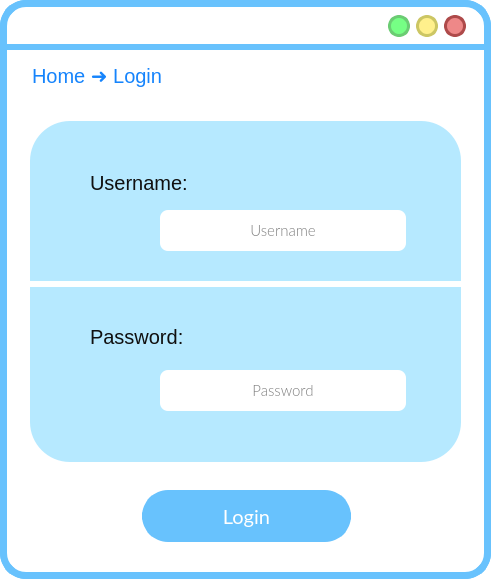
<?xml version="1.0" encoding="UTF-8"?>
<ui version="4.0">
 <class>MainWindow</class>
 <widget class="QMainWindow" name="MainWindow">
  <property name="geometry">
   <rect>
    <x>0</x>
    <y>0</y>
    <width>491</width>
    <height>579</height>
   </rect>
  </property>
  <property name="windowTitle">
   <string>MainWindow</string>
  </property>
  <property name="styleSheet">
   <string notr="true">QWidget{
background:rgb(255, 255, 255);
border-radius:26px;
border-color:rgb(104, 194, 253);
border-style: solid;
border-width:7;
}
QLabel{
border-width:0;
font: 18pt &quot;Lato Light&quot;;
}</string>
  </property>
  <widget class="QWidget" name="centralwidget">
   <widget class="QLabel" name="label">
    <property name="geometry">
     <rect>
      <x>0</x>
      <y>44</y>
      <width>641</width>
      <height>6</height>
     </rect>
    </property>
    <property name="styleSheet">
     <string notr="true">background-color:rgb(104, 194, 253);</string>
    </property>
    <property name="text">
     <string/>
    </property>
   </widget>
   <widget class="QLabel" name="riquadroAzzurro">
    <property name="enabled">
     <bool>false</bool>
    </property>
    <property name="geometry">
     <rect>
      <x>30</x>
      <y>121</y>
      <width>431</width>
      <height>341</height>
     </rect>
    </property>
    <property name="styleSheet">
     <string notr="true">QLabel{
background-color: rgb(182, 233, 255);
border-width:0;
border-radius:40px;
}</string>
    </property>
    <property name="text">
     <string/>
    </property>
   </widget>
   <widget class="QLabel" name="label_3">
    <property name="geometry">
     <rect>
      <x>30</x>
      <y>281</y>
      <width>451</width>
      <height>6</height>
     </rect>
    </property>
    <property name="text">
     <string/>
    </property>
   </widget>
   <widget class="QLabel" name="label_2">
    <property name="geometry">
     <rect>
      <x>90</x>
      <y>204</y>
      <width>50</width>
      <height>50</height>
     </rect>
    </property>
    <property name="styleSheet">
     <string notr="true">QLabel{
background-color: rgba(255, 85, 85,0);
}</string>
    </property>
    <property name="text">
     <string/>
    </property>
    <property name="pixmap">
     <pixmap>res/person_FILL1_wght600_GRAD200_opsz48_risultato.png</pixmap>
    </property>
    <property name="scaledContents">
     <bool>true</bool>
    </property>
   </widget>
   <widget class="QLabel" name="usernameLabel">
    <property name="geometry">
     <rect>
      <x>90</x>
      <y>157</y>
      <width>181</width>
      <height>51</height>
     </rect>
    </property>
    <property name="styleSheet">
     <string notr="true">QLabel{
background-color: rgba(255, 255, 255,0);
color: rgba(16, 16, 16);
font-size: 20px;	
font: 17pt &quot;Lato Light&quot;;
}</string>
    </property>
    <property name="text">
     <string>Username:</string>
    </property>
   </widget>
   <widget class="QLabel" name="passwordLabel">
    <property name="geometry">
     <rect>
      <x>90</x>
      <y>311</y>
      <width>181</width>
      <height>51</height>
     </rect>
    </property>
    <property name="styleSheet">
     <string notr="true">QLabel{
background-color: rgba(255, 255, 255,0);
color: rgba(16, 16, 16);
font-size: 20px;	
font: 17pt &quot;Lato Light&quot;;
}</string>
    </property>
    <property name="text">
     <string>Password:</string>
    </property>
   </widget>
   <widget class="QLabel" name="label_6">
    <property name="geometry">
     <rect>
      <x>90</x>
      <y>361</y>
      <width>50</width>
      <height>50</height>
     </rect>
    </property>
    <property name="styleSheet">
     <string notr="true">QLabel{
background-color: rgba(255, 85, 85,0);
}</string>
    </property>
    <property name="text">
     <string/>
    </property>
    <property name="pixmap">
     <pixmap>res/key_FILL1_wght600_GRAD200_opsz48_risultato.png</pixmap>
    </property>
    <property name="scaledContents">
     <bool>true</bool>
    </property>
   </widget>
   <widget class="QLabel" name="label_7">
    <property name="geometry">
     <rect>
      <x>32</x>
      <y>50</y>
      <width>211</width>
      <height>51</height>
     </rect>
    </property>
    <property name="styleSheet">
     <string notr="true">QLabel{
font-size: 20px;
text-align: left;
background-color: rgba(255, 255, 255,0);
color: #1684FC;
font: 14pt &quot;Lato&quot;;
}</string>
    </property>
    <property name="text">
     <string>Home ➜ Login</string>
    </property>
   </widget>
   <widget class="QLabel" name="indietroLabel">
    <property name="geometry">
     <rect>
      <x>420</x>
      <y>63</y>
      <width>38</width>
      <height>38</height>
     </rect>
    </property>
    <property name="font">
     <font>
      <family>Lato Light</family>
      <pointsize>18</pointsize>
      <weight>50</weight>
      <italic>false</italic>
      <bold>false</bold>
     </font>
    </property>
    <property name="cursor">
     <cursorShape>PointingHandCursor</cursorShape>
    </property>
    <property name="autoFillBackground">
     <bool>false</bool>
    </property>
    <property name="styleSheet">
     <string notr="true">background-color: rgba(255, 255, 255,0);</string>
    </property>
    <property name="text">
     <string/>
    </property>
    <property name="pixmap">
     <pixmap>res/arrow_back_FILL1_wght700_GRAD200_opsz48_risultato.png</pixmap>
    </property>
    <property name="scaledContents">
     <bool>true</bool>
    </property>
   </widget>
   <widget class="QPushButton" name="ricercaButton">
    <property name="geometry">
     <rect>
      <x>142</x>
      <y>490</y>
      <width>209</width>
      <height>52</height>
     </rect>
    </property>
    <property name="font">
     <font>
      <family>Lato</family>
      <pointsize>15</pointsize>
      <weight>50</weight>
      <italic>false</italic>
      <bold>false</bold>
     </font>
    </property>
    <property name="cursor">
     <cursorShape>PointingHandCursor</cursorShape>
    </property>
    <property name="autoFillBackground">
     <bool>false</bool>
    </property>
    <property name="styleSheet">
     <string notr="true">QPushButton{
 background-color:rgb(104, 194, 253);
 border-style: solid;
 border-radius:26px;
color: rgb(255, 255, 255);
	font: 15pt &quot;Lato&quot;;
}

QPushButton::hover{


	border-color : rgb(15, 138, 204);
	color: white;
border-width:0;
}

QPushButton::pressed{
	border-color:rgb(104, 194, 253);
	border-width:4;
	background-color : white;
	color:rgb(104, 194, 253);
}
</string>
    </property>
    <property name="text">
     <string>Login</string>
    </property>
   </widget>
   <widget class="QLineEdit" name="passwordLineEdit">
    <property name="geometry">
     <rect>
      <x>160</x>
      <y>370</y>
      <width>246</width>
      <height>41</height>
     </rect>
    </property>
    <property name="font">
     <font>
      <family>Lato Light</family>
      <pointsize>11</pointsize>
     </font>
    </property>
    <property name="styleSheet">
     <string notr="true">QLineEdit{
background:rgb(255, 255, 255);
border-radius:8px;
border-color:rgb(104, 194, 253);
border-style: solid;
border-width:0;
}
QLineEdit::focus{
background:rgb(255, 255, 255);
border-radius:8px;
border-color:rgb(104, 194, 253);
border-style: solid;
border-width:3;
}</string>
    </property>
    <property name="text">
     <string/>
    </property>
    <property name="alignment">
     <set>Qt::AlignCenter</set>
    </property>
    <property name="placeholderText">
     <string>Password</string>
    </property>
   </widget>
   <widget class="QLineEdit" name="usernameLineEdit">
    <property name="geometry">
     <rect>
      <x>160</x>
      <y>210</y>
      <width>246</width>
      <height>41</height>
     </rect>
    </property>
    <property name="font">
     <font>
      <family>Lato Light</family>
      <pointsize>11</pointsize>
     </font>
    </property>
    <property name="styleSheet">
     <string notr="true">QLineEdit{
background:rgb(255, 255, 255);
border-radius:8px;
border-color:rgb(104, 194, 253);
border-style: solid;
border-width:0;
}
QLineEdit::focus{
background:rgb(255, 255, 255);
border-radius:8px;
border-color:rgb(104, 194, 253);
border-style: solid;
border-width:3;
}</string>
    </property>
    <property name="text">
     <string/>
    </property>
    <property name="maxLength">
     <number>999</number>
    </property>
    <property name="alignment">
     <set>Qt::AlignCenter</set>
    </property>
    <property name="placeholderText">
     <string>Username</string>
    </property>
   </widget>
   <widget class="QPushButton" name="reduceButton">
    <property name="geometry">
     <rect>
      <x>388</x>
      <y>15</y>
      <width>22</width>
      <height>22</height>
     </rect>
    </property>
    <property name="sizePolicy">
     <sizepolicy hsizetype="Fixed" vsizetype="Fixed">
      <horstretch>0</horstretch>
      <verstretch>0</verstretch>
     </sizepolicy>
    </property>
    <property name="minimumSize">
     <size>
      <width>22</width>
      <height>22</height>
     </size>
    </property>
    <property name="maximumSize">
     <size>
      <width>24</width>
      <height>24</height>
     </size>
    </property>
    <property name="cursor">
     <cursorShape>PointingHandCursor</cursorShape>
    </property>
    <property name="styleSheet">
     <string notr="true">QPushButton{
 background-color:#76ff85;
 border-style: solid;
 border-radius:11px;
font: 18pt &quot;Candara&quot;;
border-color:#6bcc73;
border-width:3;
}

QPushButton::pressed{
	background-color : white;
	border-color:#6bcc73;
	border-width:3;
}
</string>
    </property>
    <property name="text">
     <string/>
    </property>
   </widget>
   <widget class="QPushButton" name="maximizeButton">
    <property name="geometry">
     <rect>
      <x>416</x>
      <y>15</y>
      <width>22</width>
      <height>22</height>
     </rect>
    </property>
    <property name="sizePolicy">
     <sizepolicy hsizetype="Fixed" vsizetype="Fixed">
      <horstretch>0</horstretch>
      <verstretch>0</verstretch>
     </sizepolicy>
    </property>
    <property name="minimumSize">
     <size>
      <width>20</width>
      <height>20</height>
     </size>
    </property>
    <property name="maximumSize">
     <size>
      <width>24</width>
      <height>24</height>
     </size>
    </property>
    <property name="cursor">
     <cursorShape>PointingHandCursor</cursorShape>
    </property>
    <property name="styleSheet">
     <string notr="true">QPushButton{
 background-color:#fff08c	;
 border-style: solid;
 border-radius:11px;
font: 18pt &quot;Candara&quot;;
border-color:#ccc664;
border-width:3;
}

QPushButton::pressed{
	background-color : white;
	border-color:#ccc664;
	border-width:3;
}
</string>
    </property>
    <property name="text">
     <string/>
    </property>
   </widget>
   <widget class="QPushButton" name="exitButton">
    <property name="geometry">
     <rect>
      <x>444</x>
      <y>15</y>
      <width>22</width>
      <height>22</height>
     </rect>
    </property>
    <property name="sizePolicy">
     <sizepolicy hsizetype="Fixed" vsizetype="Fixed">
      <horstretch>0</horstretch>
      <verstretch>0</verstretch>
     </sizepolicy>
    </property>
    <property name="minimumSize">
     <size>
      <width>22</width>
      <height>22</height>
     </size>
    </property>
    <property name="maximumSize">
     <size>
      <width>24</width>
      <height>24</height>
     </size>
    </property>
    <property name="cursor">
     <cursorShape>PointingHandCursor</cursorShape>
    </property>
    <property name="styleSheet">
     <string notr="true">QPushButton{
 background-color:#ee8888;
 border-style: solid;
 border-radius:11px;
font: 18pt &quot;Candara&quot;;
border-color:#ae4a4a;
border-width:3;
}

QPushButton::pressed{
	background-color : white;
	border-color:#ae4a4a;
	border-width:3;
}
</string>
    </property>
    <property name="text">
     <string/>
    </property>
   </widget>
   <zorder>label</zorder>
   <zorder>riquadroAzzurro</zorder>
   <zorder>label_2</zorder>
   <zorder>usernameLabel</zorder>
   <zorder>passwordLabel</zorder>
   <zorder>label_6</zorder>
   <zorder>label_3</zorder>
   <zorder>label_7</zorder>
   <zorder>indietroLabel</zorder>
   <zorder>ricercaButton</zorder>
   <zorder>passwordLineEdit</zorder>
   <zorder>usernameLineEdit</zorder>
   <zorder>reduceButton</zorder>
   <zorder>maximizeButton</zorder>
   <zorder>exitButton</zorder>
  </widget>
 </widget>
 <resources>
  <include location="res/res.qrc"/>
 </resources>
 <connections/>
</ui>
